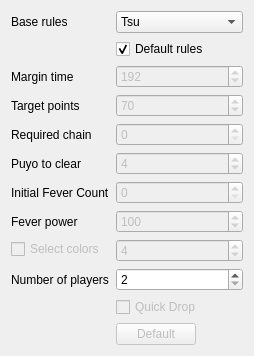
     <widget class="QWidget" name="RulesTab">
      <attribute name="title">
       <string comment="TitleRules">Rules</string>
      </attribute>
      <layout class="QFormLayout" name="formLayout">
       <property name="fieldGrowthPolicy">
        <enum>QFormLayout::AllNonFixedFieldsGrow</enum>
       </property>
       <property name="labelAlignment">
        <set>Qt::AlignLeading|Qt::AlignLeft|Qt::AlignVCenter</set>
       </property>
       <item row="0" column="0">
        <widget class="QLabel" name="BaseRulesLabel">
         <property name="text">
          <string comment="BaseRules">Base rules</string>
         </property>
        </widget>
       </item>
       <item row="0" column="1">
        <widget class="QComboBox" name="BaseRulesComboBox">
         <item>
          <property name="text">
           <string>Tsu</string>
          </property>
         </item>
         <item>
          <property name="text">
           <string>Fever</string>
          </property>
         </item>
         <item>
          <property name="text">
           <string>Fever (15th)</string>
          </property>
         </item>
         <item>
          <property name="text">
           <string>Endless Fever VS</string>
          </property>
         </item>
        </widget>
       </item>
       <item row="1" column="1">
        <widget class="QCheckBox" name="DefaultRulesCheckbox">
         <property name="text">
          <string comment="DefaultRules">Default rules</string>
         </property>
         <property name="checked">
          <bool>true</bool>
         </property>
        </widget>
       </item>
       <item row="2" column="0">
        <widget class="QLabel" name="MarginTimeLabel">
         <property name="text">
          <string comment="MarginTime">Margin time</string>
         </property>
        </widget>
       </item>
       <item row="2" column="1">
        <widget class="QSpinBox" name="MarginTimeSpinBox">
         <property name="enabled">
          <bool>false</bool>
         </property>
         <property name="maximum">
          <number>999</number>
         </property>
         <property name="value">
          <number>192</number>
         </property>
        </widget>
       </item>
       <item row="3" column="0">
        <widget class="QLabel" name="TargetPointsLabel">
         <property name="text">
          <string comment="TargetPoints">Target points</string>
         </property>
        </widget>
       </item>
       <item row="3" column="1">
        <widget class="QSpinBox" name="TargetPointsSpinBox">
         <property name="enabled">
          <bool>false</bool>
         </property>
         <property name="minimum">
          <number>1</number>
         </property>
         <property name="maximum">
          <number>999</number>
         </property>
         <property name="value">
          <number>70</number>
         </property>
        </widget>
       </item>
       <item row="4" column="0">
        <widget class="QLabel" name="label_2">
         <property name="text">
          <string comment="RequiredChain">Required chain</string>
         </property>
        </widget>
       </item>
       <item row="4" column="1">
        <widget class="QSpinBox" name="RequiredChainSpinBox">
         <property name="enabled">
          <bool>false</bool>
         </property>
         <property name="maximum">
          <number>100</number>
         </property>
        </widget>
       </item>
       <item row="5" column="0">
        <widget class="QLabel" name="PuyoToClearLabel">
         <property name="text">
          <string comment="PuyoToClear">Puyo to clear</string>
         </property>
        </widget>
       </item>
       <item row="5" column="1">
        <widget class="QSpinBox" name="PuyoToClearSpinBox">
         <property name="enabled">
          <bool>false</bool>
         </property>
         <property name="minimum">
          <number>1</number>
         </property>
         <property name="maximum">
          <number>100</number>
         </property>
         <property name="value">
          <number>4</number>
         </property>
        </widget>
       </item>
       <item row="6" column="0">
        <widget class="QLabel" name="InitialFeverCountLabel">
         <property name="text">
          <string comment="InitialFeverCount">Initial Fever Count</string>
         </property>
        </widget>
       </item>
       <item row="6" column="1">
        <widget class="QSpinBox" name="InitialFeverCountSpinBox">
         <property name="enabled">
          <bool>false</bool>
         </property>
         <property name="maximum">
          <number>6</number>
         </property>
        </widget>
       </item>
       <item row="7" column="0">
        <widget class="QLabel" name="FeverPowerLabel">
         <property name="text">
          <string comment="FeverPower">Fever power</string>
         </property>
        </widget>
       </item>
       <item row="7" column="1">
        <widget class="QSpinBox" name="FeverPowerSpinBox">
         <property name="enabled">
          <bool>false</bool>
         </property>
         <property name="maximum">
          <number>999</number>
         </property>
         <property name="value">
          <number>100</number>
         </property>
        </widget>
       </item>
       <item row="8" column="0">
        <widget class="QCheckBox" name="NumberOfColorsSelectCheckBox">
         <property name="enabled">
          <bool>false</bool>
         </property>
         <property name="text">
          <string comment="SelectColors">Select colors</string>
         </property>
        </widget>
       </item>
       <item row="8" column="1">
        <widget class="QSpinBox" name="NumberOfColorsSpinBox">
         <property name="enabled">
          <bool>false</bool>
         </property>
         <property name="minimum">
          <number>3</number>
         </property>
         <property name="maximum">
          <number>5</number>
         </property>
         <property name="singleStep">
          <number>1</number>
         </property>
         <property name="value">
          <number>4</number>
         </property>
        </widget>
       </item>
       <item row="9" column="0">
        <widget class="QLabel" name="NumberOfPlayersLabel">
         <property name="text">
          <string comment="NumberOfPlayers">Number of players</string>
         </property>
        </widget>
       </item>
       <item row="9" column="1">
        <widget class="QSpinBox" name="NumberOfPlayersSpinBox">
         <property name="minimum">
          <number>2</number>
         </property>
         <property name="maximum">
          <number>50</number>
         </property>
        </widget>
       </item>
       <item row="10" column="1">
        <widget class="QCheckBox" name="QuickDropCheckBox">
         <property name="enabled">
          <bool>false</bool>
         </property>
         <property name="text">
          <string comment="QuickDrop">Quick Drop</string>
         </property>
        </widget>
       </item>
       <item row="11" column="1">
        <widget class="QPushButton" name="DefaultButton">
         <property name="enabled">
          <bool>false</bool>
         </property>
         <property name="sizePolicy">
          <sizepolicy hsizetype="Fixed" vsizetype="Fixed">
           <horstretch>0</horstretch>
           <verstretch>0</verstretch>
          </sizepolicy>
         </property>
         <property name="text">
          <string comment="ButtonDefault">Default</string>
         </property>
        </widget>
       </item>
      </layout>
     </widget>
